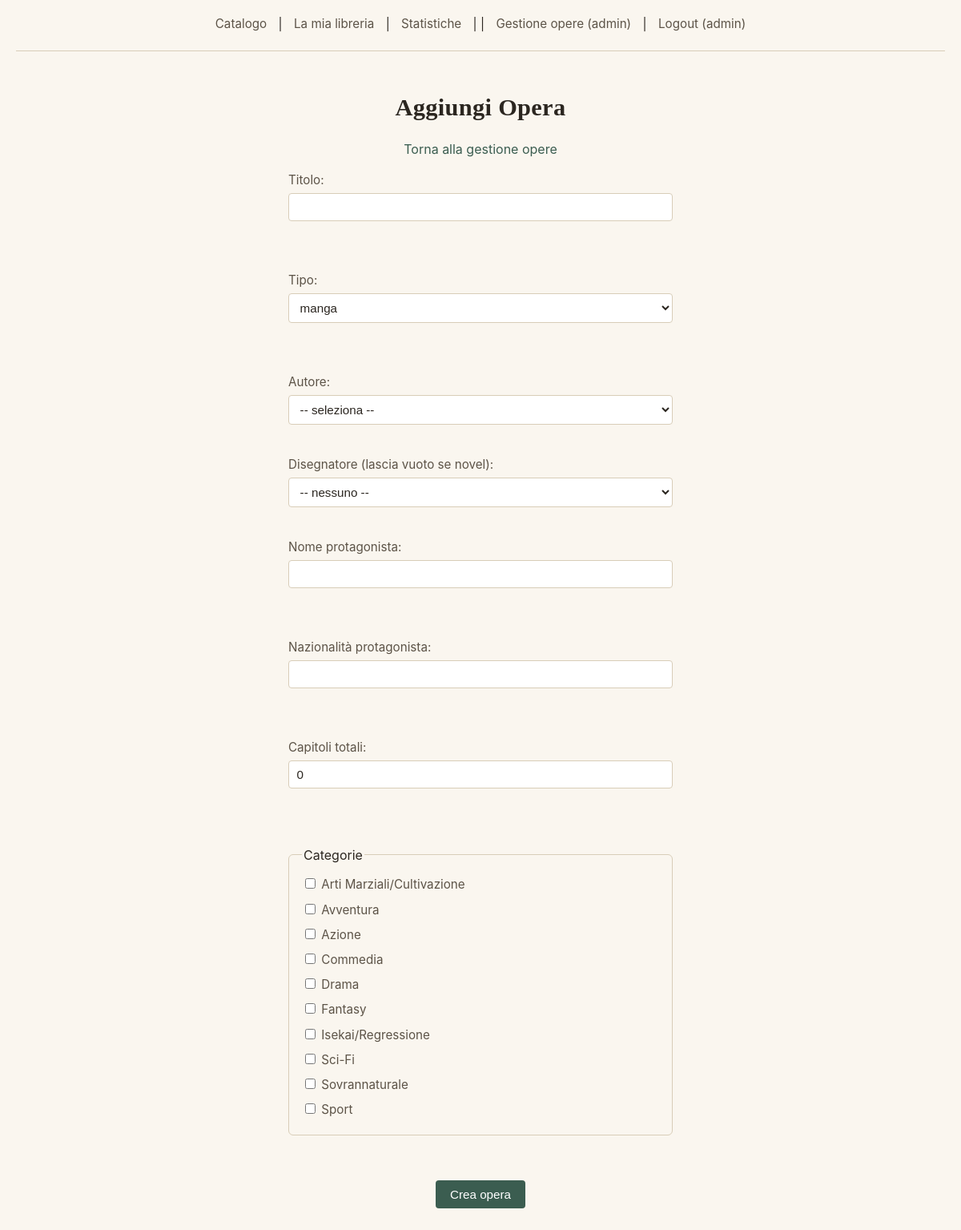
/admin_opera_form.php (signed in), run on the app's committed database.
### tables this page shows
CREATE TABLE `Categoria` (
  `id` int(11) NOT NULL AUTO_INCREMENT,
  `nome` varchar(50) NOT NULL,
  PRIMARY KEY (`id`),
  UNIQUE KEY `nome` (`nome`)
);

### admin_opera_form.php (the view, shortened to what this page needs)
<?php
require_once 'includes/config.php';
$opera_id = isset($_GET['id']) ? (int) $_GET['id'] : null;
$modifica = $opera_id !== null;
$categorie = $pdo->query('SELECT id, nome FROM Categoria ORDER BY nome')->fetchAll();
$dati = [
    'titolo' => '',
    'tipo' => 'manga',
    'autore_id' => '',
    'disegnatore_id' => '',
    'protagonista_nome' => '',
    'protagonista_nazionalita' => '',
    'capitoli_totali' => 0,
];
$categorie_selezionate = [];
?>
<!DOCTYPE html>
<html lang="it">
<head>
    <link rel="stylesheet" href="style.css">
</head>
<body>
    <?php require_once 'includes/header.php'; ?>
    <div class="form-page">
    <h1><?= $modifica ? 'Modifica' : 'Aggiungi' ?> Opera</h1>
    <p><a href="admin_opere.php">Torna alla gestione opere</a></p>
    <form method="post" action="admin_opera_form.php<?= $modifica ? '?id=' . $opera_id : '' ?>">
        <label>Titolo: <input type="text" name="titolo" value="<?= htmlspecialchars($dati['titolo']) ?>" required></label><br><br>
        <label>Tipo:
            <select name="tipo" id="tipo">
                <?php foreach (['manga', 'manhwa', 'novel'] as $t): ?>
                    <option value="<?= $t ?>" <?= $dati['tipo'] === $t ? 'selected' : '' ?>><?= $t ?></option>
                <?php endforeach; ?>
            </select>
        </label><br><br>
        <label>Autore:
            <select name="autore_id" id="autore_id" required>
                <option value="">-- seleziona --</option>
            </select>
        </label>
        <br>
        <label>Disegnatore (lascia vuoto se novel):
            <select name="disegnatore_id" id="disegnatore_id">
                <option value="">-- nessuno --</option>
            </select>
        </label>
        <br>
        <label>Nome protagonista: <input type="text" name="protagonista_nome" value="<?= htmlspecialchars($dati['protagonista_nome'] ?? '') ?>"></label><br><br>
        <label>Nazionalità protagonista: <input type="text" name="protagonista_nazionalita" value="<?= htmlspecialchars($dati['protagonista_nazionalita'] ?? '') ?>"></label><br><br>
        <label>Capitoli totali: <input type="number" name="capitoli_totali" value="<?= $dati['capitoli_totali'] ?>" min="0" required></label><br><br>
        <fieldset>
            <legend>Categorie</legend>
            <?php foreach ($categorie as $c): ?>
                <label>
                    <input type="checkbox" name="categorie[]" value="<?= $c['id'] ?>"
                        <?= in_array($c['id'], $categorie_selezionate) ? 'checked' : '' ?>>
                    <?= htmlspecialchars($c['nome']) ?>
                </label><br>
            <?php endforeach; ?>
        </fieldset><br>
        <button type="submit"><?= $modifica ? 'Salva modifiche' : 'Crea opera' ?></button>
    </form>
    </div>
</body>
</html>

### style.css (style rules this page uses)
:root { --bg: #faf6ef; --surface: #f0e9da; --ink: #2b2620; --ink-soft: #5c5347; --border: #d8cdb8; --accent: #3b5d50; --accent-hover: #2c4740; --danger: #a4442f; --success: #3b6b45; }
* { box-sizing: border-box; }
body { margin: 0; background: var(--bg); color: var(--ink); font-family: -apple-system, "Segoe UI", Roboto, Helvetica, Arial, sans-serif; line-height: 1.5; }
h1, h2 { font-family: Georgia, "Iowan Old Style", "Palatino Linotype", serif; color: var(--ink); font-weight: 600; letter-spacing: 0.01em; }
h1 { font-size: 1.9rem; margin: 0 0 0.3em; text-align: center; }
a { color: var(--accent); text-decoration: none; }
body > * { max-width: 960px; margin-left: auto; margin-right: auto; }
body { padding: 0 1.25rem 3rem; }
form { margin: 1rem 0; }
label { display: block; margin-bottom: 0.9rem; font-size: 0.95rem; color: var(--ink-soft); }
input[type="text"], input[type="email"], input[type="password"], input[type="number"], select { display: block; margin-top: 0.3rem; padding: 0.5rem 0.6rem; border: 1px solid var(--border); border-radius: 4px; background: #fff; color: var(--ink); font-size: 0.95rem; min-width: 220px; }
fieldset { border: 1px solid var(--border); border-radius: 6px; padding: 0.8rem 1rem; margin: 0.5rem 0 1rem; }
fieldset label { display: inline-block; margin-right: 1.2rem; margin-bottom: 0.4rem; }
button { background: var(--accent); color: #fff; border: none; padding: 0.55rem 1.1rem; border-radius: 4px; font-size: 0.95rem; cursor: pointer; }
.form-page { max-width: 480px; margin: 3rem auto; text-align: center; }
.form-page form { text-align: left; }
.form-page input[type="text"], .form-page input[type="number"], .form-page select { width: 100%; }
.form-page button { display: block; margin: 1rem auto 0; }

### data on the page
categoria: nome "Arti Marziali/Cultivazione"
categoria: nome "Avventura"
categoria: nome "Azione"
categoria: nome "Commedia"
categoria: nome "Drama"
categoria: nome "Fantasy"
categoria: nome "Isekai/Regressione"
categoria: nome "Sci-Fi"
categoria: nome "Sovrannaturale"
categoria: nome "Sport"

### other printed values
$_SESSION['username'] "admin"
form field tipo "manga"
